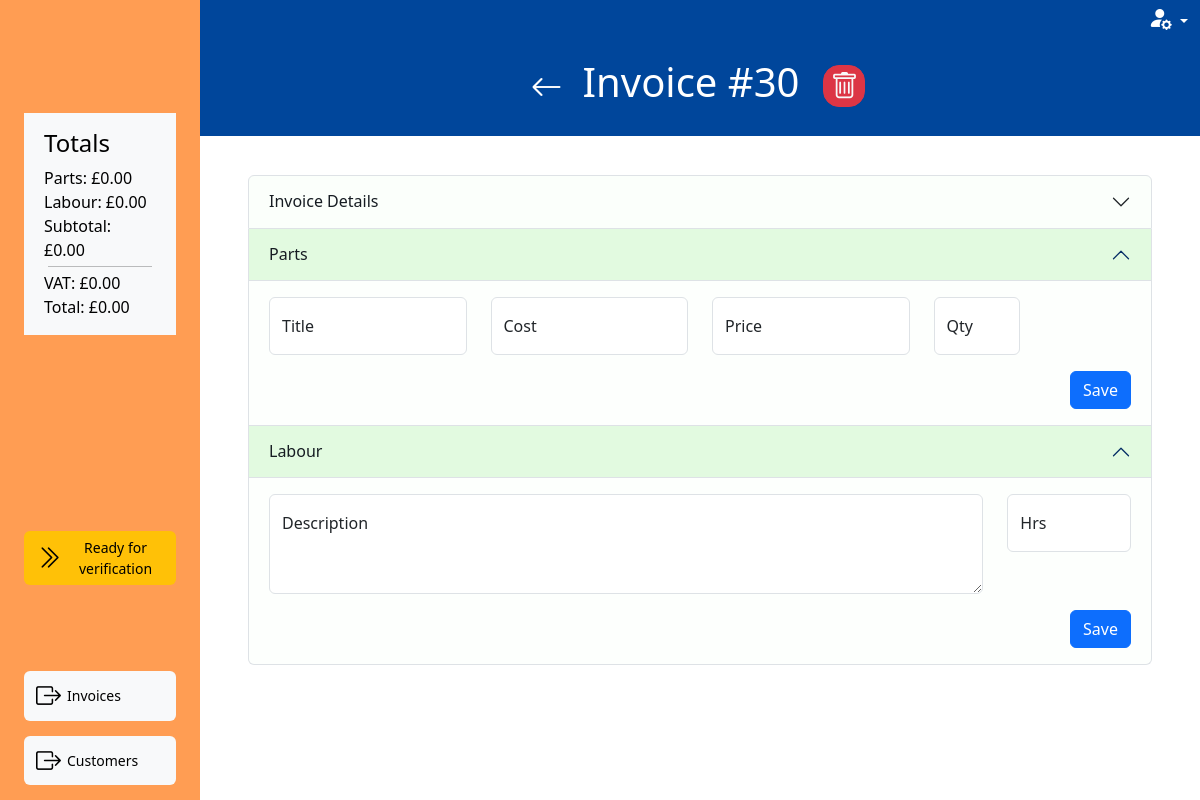
/invoices/invoice_select/a67818a710d0, run on an earlier commit of the app's database.
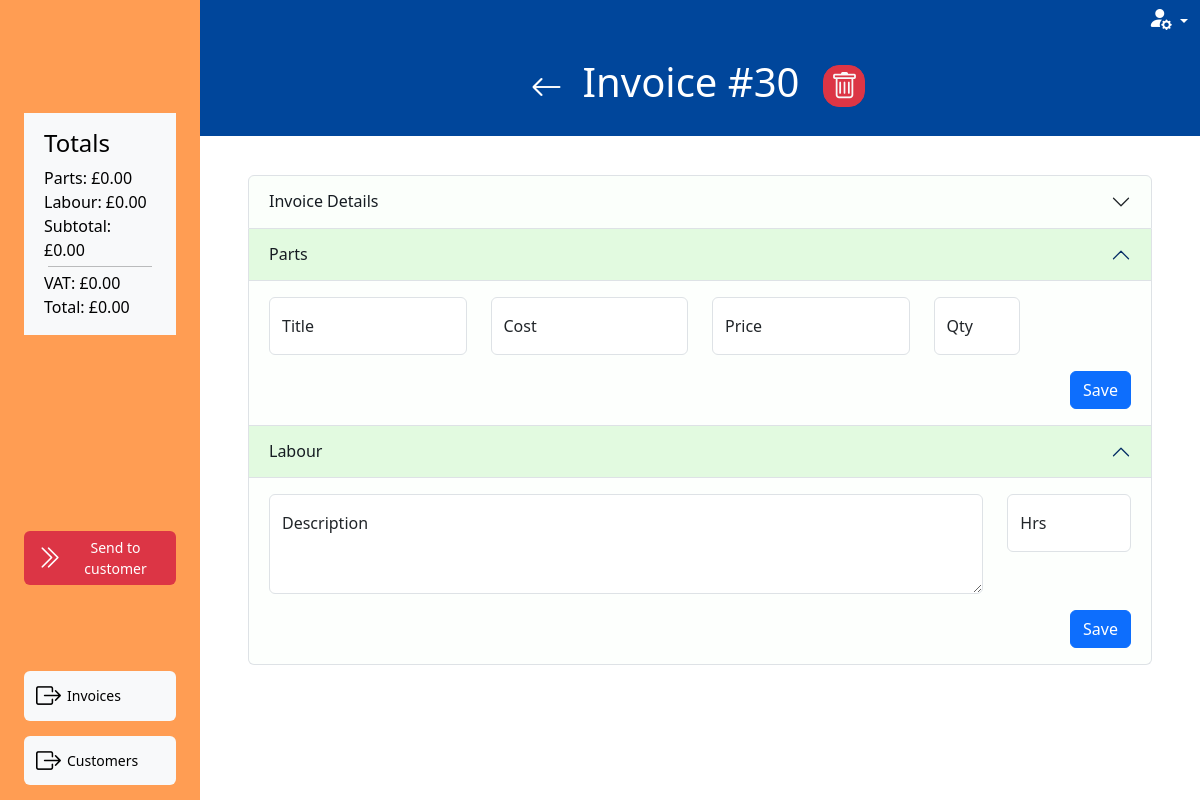
And on a later commit of the database.
### invoice/views.py (the view)
# urls.py: path('invoice_select/<slug:slug>', views.invoice_summary, name='invoice_summary'),
def invoice_summary(request, slug):
    invoice = get_object_or_404(Invoice, slug=slug)
    invoice_form = InvoiceForm(instance=invoice)
    parts = Part.objects.filter(invoice=invoice.id)
    part_formset = PartFormSet(queryset=parts, instance=invoice, prefix='parts')
    part_formset.helper = BasePartFormSetHelper()
    labour = Labour.objects.filter(invoice=invoice.id)
    labour_formset = LabourFormSet(queryset=labour, instance=invoice, prefix='labour')
    labour_formset.helper = BaseLabourFormSetHelper()
    if request.method == 'POST':
        if 'parts-TOTAL_FORMS' in request.POST:
            part_formset = PartFormSet(request.POST, queryset=parts, instance=invoice, prefix='parts')
            if part_formset.is_valid():
                instances = part_formset.save(commit=False)
                for form in part_formset:
                    if form.cleaned_data.get('DELETE'):
                        instance=form.instance
                        instance.delete()
                    else:
                        part_formset.save()
                messages.success(request, 'Parts changes saved successfully.')
                return redirect('invoice_summary', slug=slug)
            else:
                messages.error(request, 'Parts form validation failed. Please check your input.')
                return redirect(reverse('invoice_summary', args=[invoice.slug]))
        elif 'labour-TOTAL_FORMS' in request.POST:
            labour = Labour.objects.filter(invoice=invoice.id)
            labour_formset = LabourFormSet(request.POST, queryset=labour, instance=invoice, prefix='labour')
            if labour_formset.is_valid():
                instances = labour_formset.save(commit=False)
                for form in labour_formset:
                    if form.cleaned_data.get('DELETE'):
                        instance = form.instance
                        instance.delete()
                    else:
                        form.save()
                messages.success(request, 'Labour changes saved successfully.')
                return redirect('invoice_summary', slug=slug)
            else:
                messages.error(request, 'Labour form validation failed. Please check your input.')
                return redirect(reverse('invoice_summary', args=[invoice.slug]))
    else:
        part_formset = PartFormSet(queryset=parts, instance=invoice, prefix='parts')
        part_formset.helper = BasePartFormSetHelper()
        labour_formset = LabourFormSet(queryset=labour, instance=invoice, prefix='labour')
        labour_formset.helper = BaseLabourFormSetHelper()
    status_class_map = {
        1: 'light',
        2: 'success',
        3: 'warning',
        4: 'danger',
        5: 'light'
    }
    context = {
        'item': invoice,
        'previous_url': 'invoice_list',
        'part_formset': part_formset,
        'labour_formset': labour_formset,
        'parts_list': parts,
        'labour_list': labour,
        'edit_invoice_form': invoice_form,
        'status_class_map': status_class_map,
        'available_status_map': available_status_full_dict_map
    }
    return render(request, 'invoice/invoice_summary.html', context)

### customer/models.py (called while the page is built)
    def __str__(self):
        return self.name

    def __str__(self):
        return self.registration

### invoice/context_processors.py (called while the page is built)
def user_creds(request):
    return {
        'Mechanic': request.user.groups.filter(name='Mechanic').exists(),
        'Accounts': request.user.groups.filter(name='Accounts').exists(),
        'Foreman': request.user.groups.filter(name='Foreman').exists(),
    }

### invoice/forms.py (called while the page is built, shortened)
def add_or_edit_path(slug, type):
    if slug:
        path = reverse('edit_'+type, args=[slug])
    else:
        path = reverse('create_'+type)
    return path

def add_or_edit_modal(slug, type, layout):
    if slug:
        layout
    return  layout

    def create_option(self, name, value, label, selected, index, subindex=None, attrs=None):
        option = super().create_option(
            name, value, label, selected, index, subindex=subindex, attrs=attrs)
        try:
            instance = self.choices.queryset.get(pk=value.value)
            option_fk = instance.customer.id
            if option_fk:
                option['attrs']['class'] = option_fk
        except:
            option['attrs']['class'] = 'no_customer'
        return option

### invoice/templates/invoice/invoice_summary.html (shortened to what the changed rows need)
{% extends "base_dashboard.html" %}
{% load static %}
{% load crispy_forms_tags %}
{% load custom_tags %}
{% block css %}
{{block.super}}
<link rel="stylesheet" href="{% static 'invoice/css/invoice.css' %}">
{% endblock %}
{% block page_heading %}Invoice #{{item.id}}{% endblock %}
{% block side_menu_action_items %}
<form action="{% url 'invoice_list' %}" method="POST" id="invoice_change_status">
    {% with available_status=item.status|get_dict_value:available_status_map %}
        {% for key, desc in available_status.items %}
            {% if key < item.status %}
            {% else %}
            <button type="submit" name="status" value="{{key}}"
                class="btn btn-{{ item.status|get_dict_value:status_class_map }} side-menu-link">
                <i class="bi bi-chevron-double-right"></i>{{desc}}
            </button>
            {% endif %}
        {% endfor %}
    {% endwith %}
</form>
{% endblock side_menu_action_items %}
{% block dashboard_content %}
{% if item.status < 5 %}
<div class="invoice-container mb-5">
    <div class="accordion mb-4" id="invoice-accordion">
        <div class="accordion-item">
            <h2 class="accordion-header">
                <button class="accordion-button collapsed" type="button" data-bs-toggle="collapse"
                    data-bs-target="#invoice-accordion-collapseOne" aria-expanded="true"
                    aria-controls="invoice-accordion-collapseOne">
                    Invoice Details
                </button>
            </h2>
        </div>
        <div class="accordion-item">
            <h2 class="accordion-header">
                <button class="accordion-button" type="button" data-bs-toggle="collapse"
                    data-bs-target="#panelsStayOpen-collapseTwo" aria-expanded="true"
                    aria-controls="panelsStayOpen-collapseTwo">
                    Parts
                </button>
            </h2>
        </div>
        <div class="accordion-item">
            <h2 class="accordion-header">
                <button class="accordion-button" type="button" data-bs-toggle="collapse"
                    data-bs-target="#panelsStayOpen-collapseThree" aria-expanded="false"
                    aria-controls="panelsStayOpen-collapseThree">
                    Labour
                </button>
            </h2>
        </div>
    </div>
</div>
{% else %}
{% include 'includes/invoice_complete.html'%}
{% endif %}
{% endblock %}

What changed in the data, as far as the page shows it:
changed Invoice id 30: status 3 → 4 (drawn)
Also different on the page:
new list line: "Send to customer"
list line gone: "Ready for verification"
